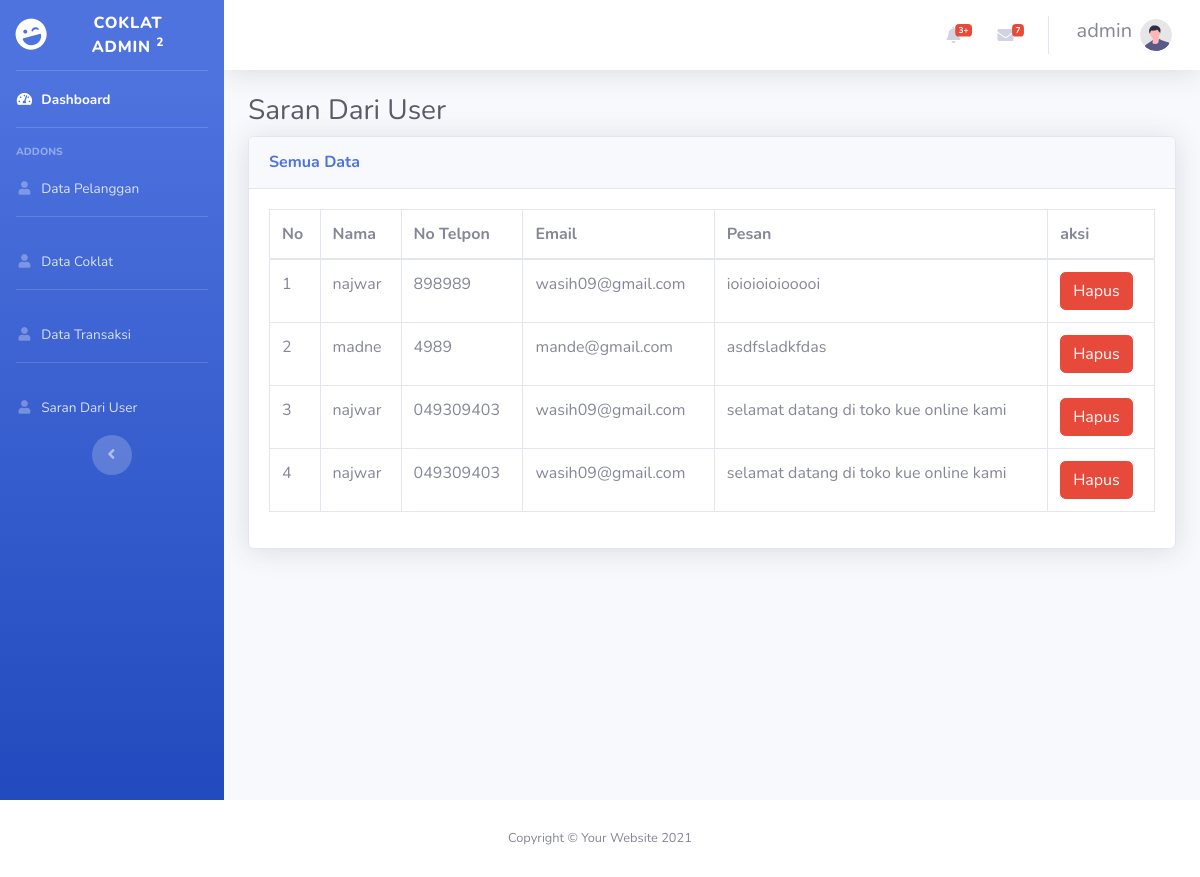
Page /admin/pesan/pesan.php (signed in) on the committed database.
### tables this page shows
CREATE TABLE `pesan` (
  `id_pesan` int(11) NOT NULL,
  `nama` varchar(100) NOT NULL,
  `nomor` varchar(15) NOT NULL,
  `email` varchar(50) NOT NULL,
  `pesan` varchar(150) NOT NULL
);

### admin/pesan/pesan.php (the view, shortened to what this page needs)
<?php
include '../header2.php';
include '../../koneksi.php';
$query = "SELECT * FROM pesan ORDER BY id_pesan DESC";
$hasil = mysqli_query($connection,$query);
?>
    <div id="wrapper">
    <?php
    include '../sidebar2.php';
    ?>
        <div id="content-wrapper" class="d-flex flex-column">
            <div id="content">
                <nav class="navbar navbar-expand navbar-light bg-white topbar mb-4 static-top shadow">
                    <ul class="navbar-nav ml-auto">
                        <li class="nav-item dropdown no-arrow mx-1">
                            <a class="nav-link dropdown-toggle" href="#" id="alertsDropdown" role="button"
                                data-toggle="dropdown" aria-haspopup="true" aria-expanded="false">
                                <i class="fas fa-bell fa-fw"></i>
                                <span class="badge badge-danger badge-counter">3+</span>
                            </a>
                        </li>
                        <li class="nav-item dropdown no-arrow mx-1">
                            <a class="nav-link dropdown-toggle" href="#" id="messagesDropdown" role="button"
                                data-toggle="dropdown" aria-haspopup="true" aria-expanded="false">
                                <i class="fas fa-envelope fa-fw"></i>
                                <span class="badge badge-danger badge-counter">7</span>
                            </a>
                        </li>
                        <li class="nav-item dropdown no-arrow">
                            <a class="nav-link dropdown-toggle" href="#" id="userDropdown" role="button"
                                data-toggle="dropdown" aria-haspopup="true" aria-expanded="false">
                                <span class="mr-2 d-none d-lg-inline text-gray-600 small"><h5><?= $_SESSION['user']['username']; ?></h5></span>
                                <img class="img-profile rounded-circle"
                                    src="../img/undraw_profile.svg">
                            </a>
                        </li>
                    </ul>
                </nav>
                <div class="container-fluid">
                    <h1 class="h3 mb-2 text-gray-800">Saran Dari User</h1>
                    <div class="card shadow mb-4">
                        <div class="card-header py-3">
                            <h6 class="m-0 font-weight-bold text-primary">Semua Data</h6>
                        </div>
                        <div class="card-body">
                            <div class="table-responsive">
                                <table class="table table-bordered" id="dataTable" width="100%" cellspacing="0">
                                    <thead>
                                        <tr>
                                            <th>No</th>
                                            <th>Nama</th>
                                            <th>No Telpon</th>
                                            <th>Email</th>
                                            <th>Pesan</th>
                                            <th>aksi</th>
                                        </tr>
                                    </thead>
                                    <tbody>
                                        <?php
                                        $no = 1;
                                        foreach ($hasil as $isi) {
                                         ?>
                                        <tr>
                                            <td><?= $no; ?></td>
                                            <td><?= $isi['nama']; ?></td>
                                            <td><?= $isi['nomor']; ?></td>
                                            <td><?= $isi['email']; ?></td>
                                            <td><?= $isi['pesan']; ?></td>
                                            <td><a class="btn btn-danger" href="proses.php?aksi=hapus&id=<?= $isi['id_pesan']; ?>">Hapus</a></td>
                                            </tr>
                                        <?php $no++; } ?>
                                    </tbody>
                                </table>
                            </div>
                        </div>
                    </div>
                </div>
            </div>
        </div>
    </div>
<?php
include '../footer2.php';
?>

### rows in the picture
pesan: nama "najwar", nomor "898989", email "wasih09@gmail.com", pesan "ioioioioiooooi"
pesan: nama "madne", nomor "4989", email "mande@gmail.com", pesan "asdfsladkfdas"
pesan: nama "najwar", nomor "049309403", email "wasih09@gmail.com", pesan "selamat datang di toko kue online kami"
pesan: nama "najwar", nomor "049309403", email "wasih09@gmail.com", pesan "selamat datang di toko kue online kami"

### other values in the picture
$_SESSION['user']['username'] "admin"
